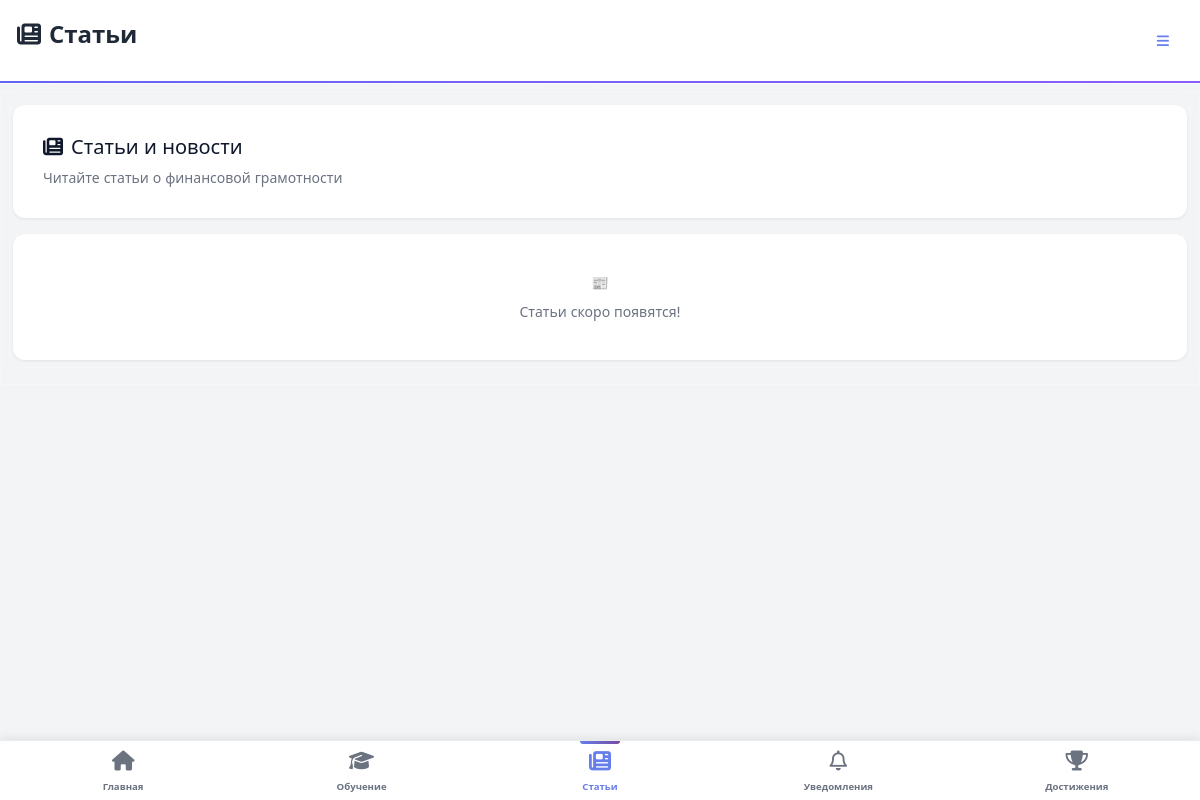
Page /articles/ (signed in) on the earlier database version.
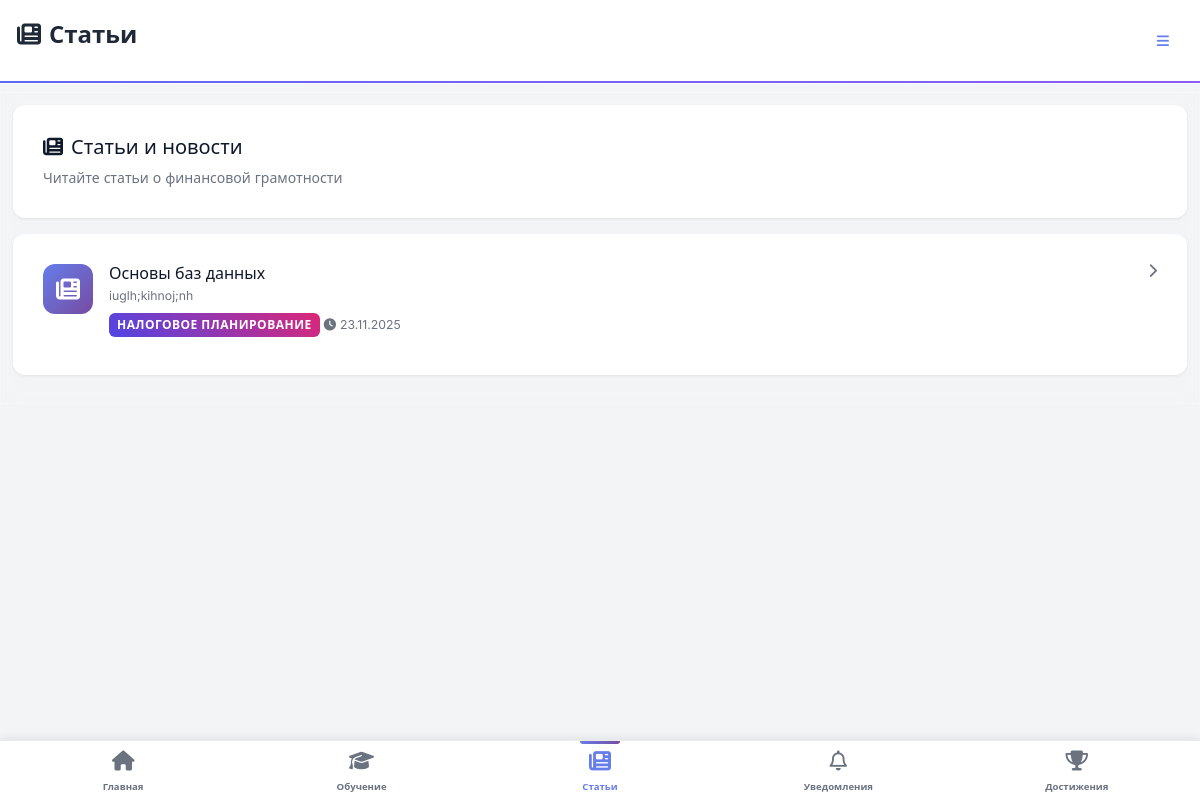
Same page on the later database version.
### game/models.py (models this page shows, shortened)
class Article(models.Model):
    title = models.CharField(max_length=200)
    content = models.TextField()
    topic = models.ForeignKey(Topic, on_delete=models.CASCADE)
    created_at = models.DateTimeField(auto_now_add=True)

class Topic(models.Model):
    MAIN_CATEGORIES = [
        ('basics', 'Основы финансов'),
        ('security', 'Безопасность'),
        ('investments', 'Инвестиции'),
        ('planning', 'Планирование'),
    ]
    name = models.CharField(max_length=100, unique=True)
    description = models.TextField(blank=True)
    icon = models.CharField(max_length=50, default="fa-graduation-cap")  # для иконок (Font Awesome)
    main_category = models.CharField(max_length=20, choices=MAIN_CATEGORIES, default='basics')
    order_in_category = models.PositiveIntegerField(default=1)
    is_active = models.BooleanField(default=True)
    is_subcategory = models.BooleanField(default=False)
    parent_category = models.ForeignKey('self', on_delete=models.CASCADE, null=True, blank=True)
    class Meta:
        ordering = ['main_category', 'order_in_category']

### game/views.py (the view)
# urls.py: path('articles/', views.media, name='articles'),                   # /articles/
@login_required
def media(request):
    try:
        articles = Article.objects.select_related('topic').order_by('-created_at')
    except Exception as e:
        articles = []
    return render(request, 'game/media.html', {'articles': articles})

### accounts/models.py (called while the page is built)
    def get_avatar_display(self):
        if self.avatar:
            return self.avatar.url
        elif self.default_avatar:
            return f"/static/avatars/default/{self.default_avatar}.svg"
        else:
            return None

### game/context_processors.py (called while the page is built)
def notifications_context(request):
    try:
        if request.user.is_authenticated:
            return {
                'unread_notifications_count': Notification.objects.filter(
                    user=request.user,
                    is_read=False
                ).count()
            }
    except Exception:
        pass
    return {'unread_notifications_count': 0}

def mobile_view_context(request):
    user_agent = request.META.get('HTTP_USER_AGENT', '').lower()
    mobile_keywords = [
        'mobile', 'android', 'iphone', 'ipod', 'ipad',
        'blackberry', 'windows phone', 'webos', 'opera mini',
        'iemobile', 'mobile safari'
    ]
    is_mobile = any(keyword in user_agent for keyword in mobile_keywords)
    if 'force_mobile_view' in request.session:
        is_mobile = request.session['force_mobile_view']
    return {
        'mobile_view': is_mobile
    }

### templates/game/media.html (shortened to what this page needs)
{% extends 'base.html' %}
{% block page_title %}<i class="fa-solid fa-newspaper me-2"></i>Статьи{% endblock %}
{% block content %}
<div class="articles-header mb-4 fade-in">
  <div class="card">
    <div class="card-body">
      <h5 class="mb-2"><i class="fa-solid fa-newspaper me-2"></i>Статьи и новости</h5>
      <p class="text-muted small mb-0">Читайте статьи о финансовой грамотности</p>
    </div>
  </div>
</div>
{% if articles %}
<div class="articles-list mb-4">
  {% for article in articles %}
    <a href="{% url 'article_detail' article.id %}" class="card mb-3 article-card-link haptic-light slide-in-up" style="text-decoration: none; color: inherit;">
      <div class="card-body">
        <div class="d-flex align-items-start mb-2">
          <div class="article-icon-wrapper me-3">
            <i class="fa-solid fa-newspaper"></i>
          </div>
          <div class="flex-grow-1">
            <div class="d-flex justify-content-between align-items-start mb-1">
              <h6 class="mb-0">{{ article.title }}</h6>
              <i class="fa-solid fa-chevron-right ms-2 text-muted" style="font-size: 0.9rem;"></i>
            </div>
            <small class="text-muted d-block mb-2">{{ article.content|striptags|truncatewords:15 }}</small>
            <div class="d-flex flex-wrap gap-1 align-items-center">
              <span class="badge bg-primary">{{ article.topic.name }}</span>
              <small class="text-muted">
                <i class="fa-solid fa-clock me-1"></i>{{ article.created_at|date:"d.m.Y" }}
              </small>
            </div>
          </div>
        </div>
      </div>
    </a>
  {% endfor %}
</div>
{% else %}
  <div class="card">
    <div class="card-body text-center py-4">
      <div class="text-muted mb-2">📰</div>
      <p class="text-muted mb-0">Статьи скоро появятся!</p>
    </div>
  </div>
{% endif %}
{% endblock %}

Differences in the rows shown:
added Article: title "Основы баз данных", content "iuglh;kihnoj;nh", topic.name "НАЛОГОВОЕ ПЛАНИРОВАНИЕ", created_at "23.11.2025"
Other differences:
text no longer shown: "📰 Статьи скоро появятся!"
